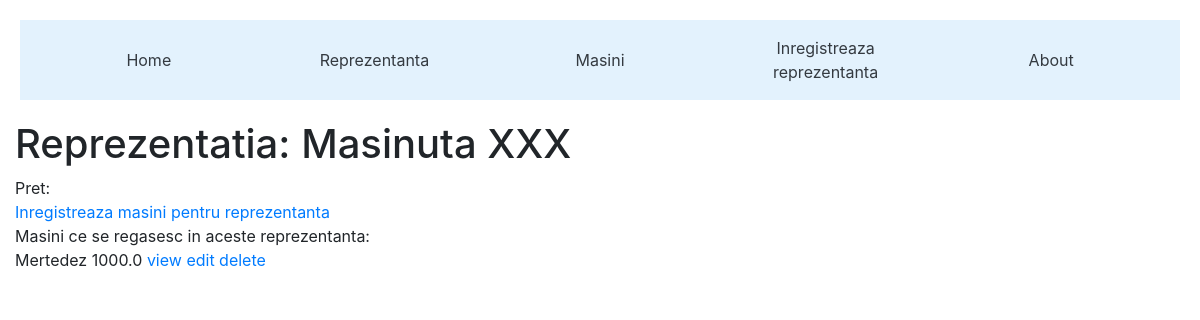
/reprezentanta/view/1, run on the app's committed database.
### reprezentanta/models.py (models this page shows)
class Reprezentanta(models.Model):
    nume = models.CharField(max_length=255)
    localitate = models.CharField(max_length=255)

### masina/models.py (models this page shows)
class Masini(models.Model):
    marca = models.CharField(max_length=255)
    pret = models.FloatField()
    reprezentanta = models.ForeignKey(Reprezentanta, blank=True, null=True, on_delete=models.SET_NULL)

### reprezentanta/views.py (the view)
# urls.py: url(r'^masina/view/(?P<id>\d+)$', views.show, name='masina_show'),
def show(request, id):
    reprezentanta = Reprezentanta.objects.get(id=id)
    return render(request, 'reprezentanta/reprezentanta_show.html', {
            'reprezentanta': reprezentanta,
            'masini': reprezentanta.masini_set.all()
        })

### templates/reprezentanta/reprezentanta_show.html (shortened to what this page needs)
{% block head %}
   {% include "head.html" %}
{% endblock %}
<h1>Reprezentatia: {{ reprezentanta.nume }} </h1>
Pret: {{ masina.pret }}
<br>
<a href="{% url 'masina_create' reprezentanta.id %}">Inregistreaza masini pentru reprezentanta</a>
<br>
Masini ce se regasesc in aceste reprezentanta:
{% for masina in masini %}
{{ masina.marca }} {{ masina.pret }}  <a href="{% url 'masina_show' masina.id %}"> view </a> <a href="{% url 'masina_form' masina.id %}"> edit </a> <a href="{% url 'masina_delete' masina.id %}"> delete </a>
{% endfor %}
{% block footer %}
   {% include "footer.html" %}
{% endblock %}

### data on the page
Reprezentanta: nume "Masinuta XXX"
Masini: marca "Mertedez", pret "1000.0"
